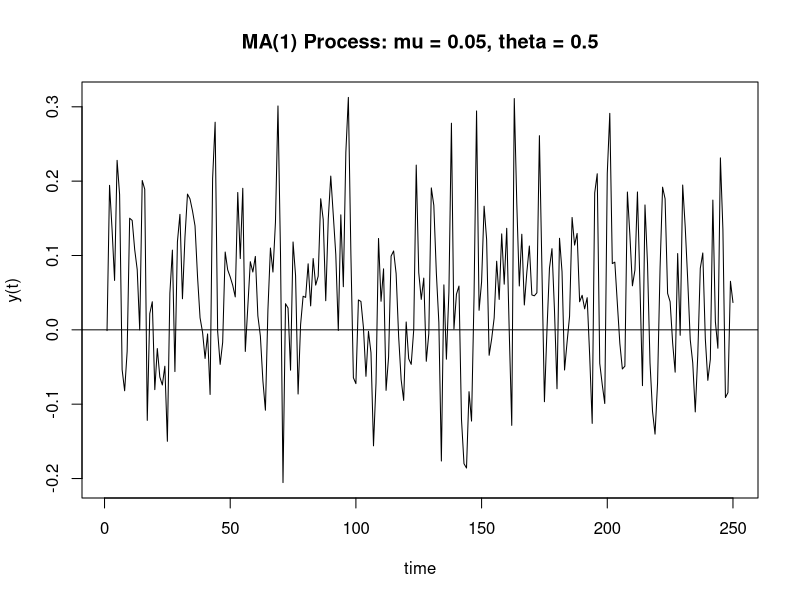
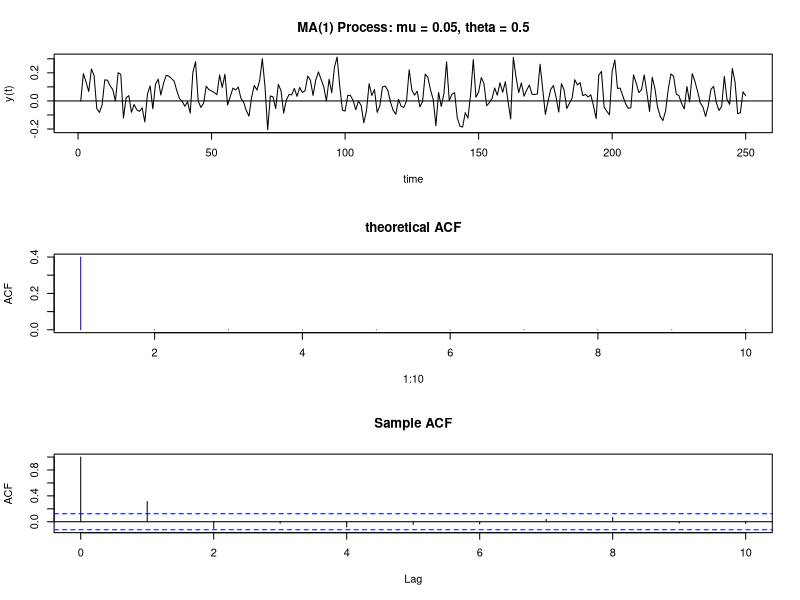
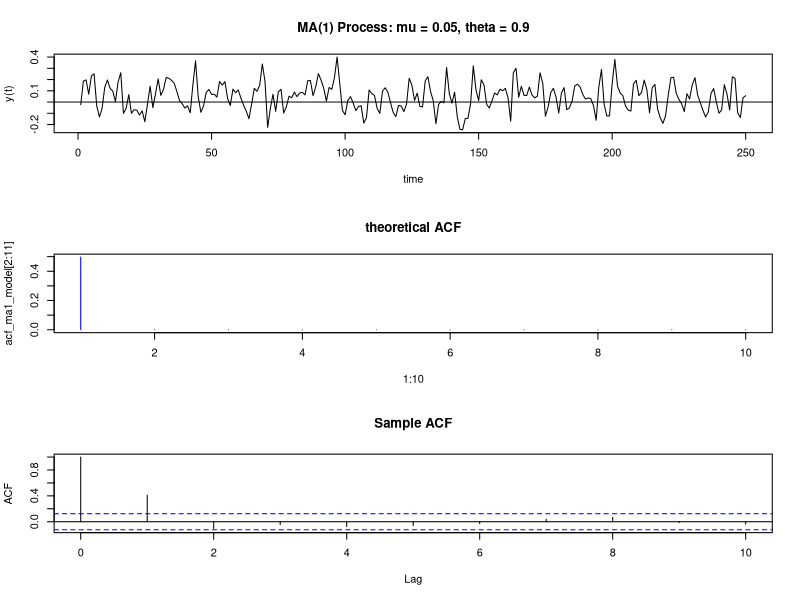
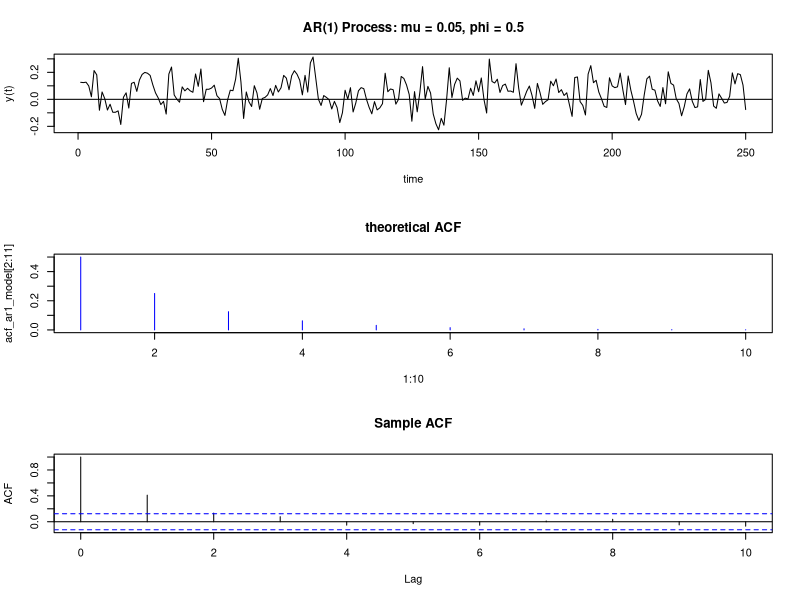

Source code (R) for these figures, in order:
set.seed(123)
# Simulate 250 observations from the described MA(1) model
ma1_sim <- arima.sim(list(ma = 0.5), 250, mean = 0, sd = 0.1) + 0.05

#------------------------------------#

set.seed(123)

# Simulate 250 observations from the described MA(1) model
ma1_sim <- arima.sim(model = list(ma = 0.5), n = 250, mean = 0, sd = 0.1) + 0.05

# A line plot of the simulated observations
 plot(ma1_sim, main="MA(1) Process: mu = 0.05, theta = 0.5",xlab="time",ylab="y(t)",type = "l")

abline(h=0)

#------------------------------------#

set.seed(123)

# Simulate 250 observations from the described MA(1) model
ma1_sim <- arima.sim(model = list(ma = 0.5), n = 250, mean = 0, sd = 0.1) + 0.05

# Generate the theoretical ACF with upto lag 10
acf_ma1_model <- ARMAacf(ma=0.5,lag.max=10)

# Split plotting window in three rows
par(mfrow = c(3, 1))

# First plot: The simulated observations
plot(ma1_sim, type = "l", main = "MA(1) Process: mu = 0.05, theta = 0.5", xlab = "time", ylab = "y(t)")
abline(h = 0)

# Second plot: Theoretical ACF
plot(1:10, acf_ma1_model[2:11], type = "h", col = "blue", ylab = "ACF", main = "theoretical ACF")

# Third plot: Sample ACF
# Assign to tmp the Sample ACF
tmp <- acf(ma1_sim,lag.max=10, main = "Sample ACF")

# Reset graphical window to only one graph
par(mfrow = c(1, 1))

#------------------------------------#

set.seed(123)

# Simulate 250 observations from the described MA(1) model
ma1_sim <- arima.sim(model = list(ma = 0.9), n = 250, mean = 0, sd = 0.1) + 0.05

# Generate the theoretical ACF with upto lag 10
acf_ma1_model <- ARMAacf(ma = 0.9, lag.max = 10)

# Split plotting window in three rows
par(mfrow = c(3, 1))

# First plot: The simulated observations
plot(ma1_sim, type = "l", main = "MA(1) Process: mu = 0.05, theta = 0.9", xlab = "time", ylab = "y(t)")
abline(h = 0)

# Second plot: Theoretical ACF
plot(1:10, acf_ma1_model[2:11], type = "h", col = "blue", main = "theoretical ACF")

# Third plot: Sample ACF
tmp <- acf(ma1_sim, lag.max = 10, main = "Sample ACF")

# Reset graphical window to only one graph
par(mfrow = c(1, 1))

#------------------------------------#
set.seed(123)

# Simulate 250 observations from the described AR(1) model
ar1_sim <- arima.sim(model = list(ar = 0.5), n = 250, mean = 0, sd = 0.1) + 0.05

# Generate the theoretical ACF with ten lags
acf_ar1_model <- ARMAacf(ar = 0.5, lag.max = 10)

# Split plotting window in three rows
par(mfrow = c(3, 1))

# First plot: The simulated observations
plot(ar1_sim, type = "l", main = "AR(1) Process: mu = 0.05, phi = 0.5", xlab = "time", ylab = "y(t)")
abline(h = 0)

# Second plot: Theoretical AFC
plot(1:10, acf_ar1_model[2:11], type = "h", col = "blue", main = "theoretical ACF")

# Third plot: Sample AFC
tmp <- acf(ar1_sim, lag.max = 10, main = "Sample ACF")

# Reset plotting window to default
par(mfrow = c(1, 1))